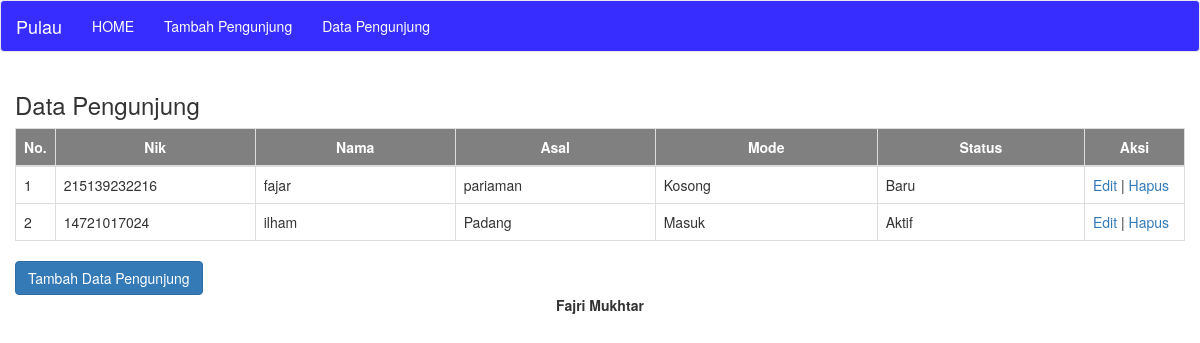
The app's page /dataPengunjung.php with its own data.
### tables this page shows
CREATE TABLE IF NOT EXISTS `tb_pengunjung` (
  `pengunjung_id` int(11) NOT NULL AUTO_INCREMENT,
  `pengunjung_card` varchar(100) NOT NULL,
  `pengunjung_name` varchar(200) NOT NULL,
  `pengunjung_asal` text NOT NULL,
  `pengunjung_date` date DEFAULT NULL,
  `pengunjung_jml_hari` int(11) NOT NULL,
  `pengunjung_keluar` date DEFAULT NULL,
  `pengunjung_mode` enum('M','K','E') NOT NULL,
  `pengunjung_status` enum('A','N','B') NOT NULL,
  PRIMARY KEY (`pengunjung_id`)
);

### dataPengunjung.php (the view, shortened to what this page needs)
<!DOCTYPE html>
<html>
<head>
	<?php include "header.php"; ?>
</head>
<body>
	<?php include "menu.php"; ?>
	<div class="container-fluid">
		<h3>Data Pengunjung</h3>
		<table class="table table-bordered">
			<thead>
				<tr style="background-color: grey; color: white;">
					<th style="width: 10px; text-align: center">No.</th>
					<th style="width: 200px; text-align: center">Nik</th>
					<th style="width: 200px; text-align: center">Nama</th>
					<th style="width: 200px; text-align: center">Asal</th>
					<th style="text-align: center">Mode</th>
					<th style="text-align: center">Status</th>
					<th style="width: 100px; text-align: center">Aksi</th>
				</tr>
			</thead>
			<tbody>
				<?php
					include "koneksi.php";
					$sql = mysqli_query($konek, "select * from tb_pengunjung");
					$no = 0;
					while($data = mysqli_fetch_array($sql))
					{
						$no++;
				?>
				<tr>
					<td> <?php echo $no; ?> </td>
					<td> <?php echo $data['pengunjung_card']; ?> </td>
					<td> <?php echo $data['pengunjung_name']; ?> </td>
					<td> <?php echo $data['pengunjung_asal']; ?> </td>
					<td>
						<?php
							if($data['pengunjung_mode'] == 'M'){
								echo "Masuk";
							}else if($data['pengunjung_mode'] == 'K'){
								echo "Keluar";
							}else if($data['pengunjung_mode'] == 'E'){
								echo "Kosong";
							}
						?>
					</td>
					<td>
						<?php
							if($data['pengunjung_status'] == 'A'){
								echo "Aktif";
							}else if($data['pengunjung_status'] == 'N'){
								echo "Nonaktif";
							}else if($data['pengunjung_status'] == 'B'){
								echo "Baru";
							}
						?>
					</td>
					<td>
						<a href="edit.php?id=<?php echo $data['pengunjung_id']; ?>"> Edit</a> | <a href="hapus.php?id=<?php echo $data['pengunjung_id']; ?>"> Hapus</a>
					</td>
				</tr>
				<?php } ?>
			</tbody>
		</table>
		<a href="tambah.php"> <button class="btn btn-primary">Tambah Data Pengunjung</button> </a>
	</div>
	<?php include "footer.php"; ?>
</body>
</html>

### header.php (shortened to what this page needs)
<link rel="stylesheet" type="text/css" href="css/bootstrap.min.css">

### menu.php
<nav class="navbar navbar-default" style="background-color: #372dff;">
	<div class="container-fluid">
		<div class="navbar-header">
			<a href="#" class="navbar-brand" style="color:#ffffff">Pulau</a>
		</div>
		<ul class="nav navbar-nav">
			<li> <a href="index.php" style="color:#ffffff"> HOME </a> </li>
			<li> <a href="tambah.php" style="color:#ffffff"> Tambah Pengunjung </a> </li>
			<li> <a href="dataPengunjung.php" style="color:#ffffff"> Data Pengunjung </a> </li>
		</ul>
	</div>
</nav>

### footer.php
<div class="footer" style="text-align: center">
	<b>Fajri Mukhtar</b>
</div>

### records on screen
tb_pengunjung: pengunjung_card "215139232216", pengunjung_name "fajar", pengunjung_asal "pariaman", pengunjung_mode "Kosong", pengunjung_status "Baru"
tb_pengunjung: pengunjung_card "14721017024", pengunjung_name "ilham", pengunjung_asal "Padang", pengunjung_mode "Masuk", pengunjung_status "Aktif"
